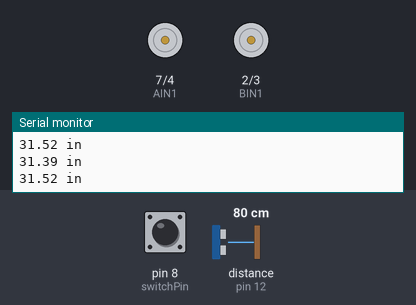
This sketch was run on a simulated Arduino Uno, built with avr-gcc and run on an emulated ATmega328P. Shown: motor-driver pin pairs drawn as motors (green arrow = first pin HIGH = forward, orange = second pin HIGH = backward, longer = more drive, scaled by the enable pin), the last lines printed to the serial monitor. Wiring (inferred from the names in the program): ultrasonic range finder: trigger pin 11; echo pin 12. The inputs (shaded band) are chosen by the test bench; at power-on: pin 8 (switchPin) HIGH, distance to the obstacle (sensor on pin 12) 80 cm. The echo pulse lasts 58.3 µs per cm.

Above: at 1.2 s.
1.3 s: pin 8 (switchPin) pulled LOW for 0.15 s
At 1.46 s:
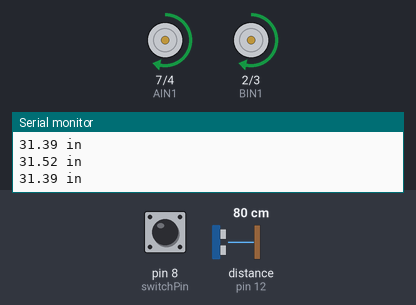
3.0 s: distance to the obstacle (sensor on pin 12) set to 250 cm
6.0 s: pin 8 (switchPin) pulled LOW for 3.2 s
At 10.4 s:
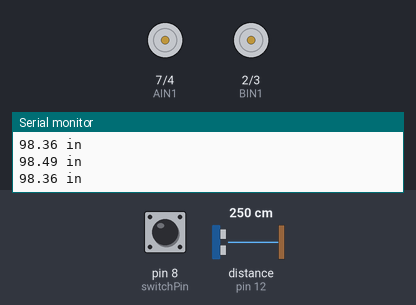
10.7 s: pin 8 (switchPin) pulsed LOW 2 times (0.12 s each, 0.3 s apart)
At 10.87 s:
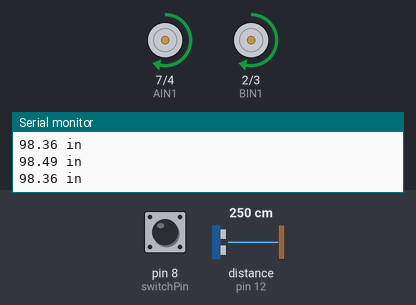
14.3 s: distance to the obstacle (sensor on pin 12) set to 2 cm
17.3 s: pin 8 (switchPin) pulled LOW for 1 s
At 17.98 s:
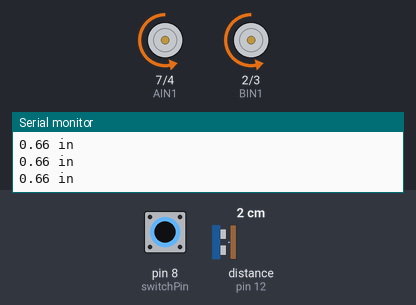
Timing chart, 0 to 20.3 s (numbered marks = the images above; inputs shaded):
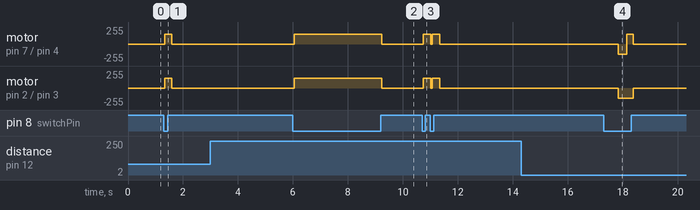

The sketch:

Drive.ino
```cpp
//full code of driving bot

//declarations
enum DIRECTION {fwd, rev, noDir};

// declares fwd and rev
//const int fwd = 1;
//const int rev = -1;
//other variables (constants)

//pins
// right motor
const int AIN1 = 7; // control motor pin A1
const int AIN2 = 4; // control motor pin A2
const int PWMA = 6; // control the A speed

// left motor
const int BIN1 = 2;  // control motor pin B1
const int BIN2 = 3;  // control motor pin B2
const int PWMB = 5;  // control the B speed

int switchPin = 8;   // start the program

int motorSpeed = 0;  // starting motor speed

const int trig = 11; //trigger pin
const int echo = 12; //echo pin


float distance = 0;  //start program with sensor data at 0
//functions
void stopMotors();
void spinRightMotor(int motorSpeed); // parameters  fwd/rev, speed, delay
void spinLeftMotor(int motorSpeed);
void driveForward();
void driveReverse();
void turnRight();
void turnLeft();
void rightTurnLED();
void leftTurnLED();
float getDistance();


void setup() {
  pinMode(switchPin, INPUT_PULLUP); // button

  pinMode(AIN1, OUTPUT);            // motor OUTPUTs
  pinMode(AIN2, OUTPUT);
  pinMode(PWMA, OUTPUT);
  pinMode(BIN1, OUTPUT);
  pinMode(BIN2, OUTPUT);
  pinMode(PWMB, OUTPUT);

  Serial.begin (9600);              //start the serial

  pinMode(trig, OUTPUT);            //pin is OUTPUT because trig is an INPUT on the sensor
  pinMode(echo, INPUT);             //pin is INPUT because echo is an OUTPUT on the sensor
}

void loop() {
  int switchOn = digitalRead(switchPin); // check to see if the switch is on
  distance = getDistance();              //check the sensor reading

  Serial.println(String(distance) + " in");   //print the distance
//  delay(100);      //delay between readings

  if (switchOn == LOW) { //switch is on
     if (distance < 10) {              //obstacledetected
//      spinRightMotor(distance*15);
//      spinLeftMotor(distance*15);
     //stop
      spinRightMotor(0);
      spinLeftMotor(0);
      delay(500);

      //back up
      spinRightMotor(-150);
      spinLeftMotor(-150);
      delay(300);

      //turn away right
      spinRightMotor(-150);
      spinLeftMotor(150);
      delay(200);
     }
     else {                          //no obstacle detected
      //Serial.println("hello");
      spinRightMotor(150);
      spinLeftMotor(150);
      delay(200);
     }
   }
   else {
//    stopMotors();
    spinRightMotor(0);
    spinLeftMotor(0);
   }
   delay(50);
}
void spinLeftMotor(int motorSpeed) { // this drives the motor
  if (motorSpeed > 0) {          // if the motor is given a positive speed
    digitalWrite(AIN1, HIGH);    //pin 1 is high
    digitalWrite(AIN2, LOW);     // pin 2 is low
  }
  else if (motorSpeed < 0) {     //if the motor should drive backwards (negative speed)
    digitalWrite(AIN1, LOW);     //set pin 1 to low
    digitalWrite(AIN2, HIGH);    //set pin 2 to high
  }
  else {                         //if the motor should stop
    digitalWrite(AIN1, LOW);     //set pin 1 to low
    digitalWrite(AIN2, LOW);     //set pin 2 to low
  }
  analogWrite(PWMA, abs(motorSpeed));//now that the motor direction is set, drive it at the entered speed
}

/*------------------ Right Motor ------------------*/
void spinRightMotor(int motorSpeed) { // this drives the motor
  if (motorSpeed > 0) {           // if the motor is given a positive speed
    digitalWrite(BIN1, HIGH);     //pin 1 is high
    digitalWrite(BIN2, LOW);      // pin 2 is low
  }
  else if (motorSpeed < 0) {      //if the motor should drive backwards (negative speed)
    digitalWrite(BIN1, LOW);      //set pin 1 to low
    digitalWrite(BIN2, HIGH);     //set pin 2 to high
  }
  else {                          //if the motor should stop
    digitalWrite(BIN1, LOW);      //set pin 1 to low
    digitalWrite(BIN2, LOW);      //set pin 2 to low
  }
  analogWrite(PWMB, abs(motorSpeed)); //now that the motor direction is set, drive it at the entered speed
}

float getDistance(){

  digitalWrite(trig, HIGH); //signal time
  delayMicroseconds(10);
  digitalWrite(trig, LOW);

  float echoTime = pulseIn(echo, HIGH);      //how long it takes for the signal to bounce back
  float calculateDistance = echoTime / 148.0;  //distance calculation

  return calculateDistance;              //returns the calculated distance to the getDistance function
}
//void stopMotors(){
//    spinRightMotor(0);
//    spinLeftMotor(0);
//}
```

Measured:
- after the input at 1.3 s, motor on pin 7 (AIN1) / pin 4 (AIN2), motor on pin 2 (BIN1) / pin 3 (BIN2): stopped → forward 150/255 at once, → stopped 0.26 s later
- after the input at 6.0 s, motor on pin 7 (AIN1) / pin 4 (AIN2), motor on pin 2 (BIN1) / pin 3 (BIN2): stopped → forward 150/255 after 0.05 s, → stopped 3.2 s later
- after the input at 10.7 s, motor on pin 7 (AIN1) / pin 4 (AIN2), motor on pin 2 (BIN1) / pin 3 (BIN2): alternates forward 150/255 for 0.27 s and stopped for 0.07 s, 4 changes in all, then stays stopped, starting at once
- after the input at 17.3 s, motor on pin 7 (AIN1) / pin 4 (AIN2): stopped → backward 150/255 after 0.54 s, → forward 150/255 0.30 s later, → stopped 0.25 s later; motor on pin 2 (BIN1) / pin 3 (BIN2): stopped → backward 150/255 after 0.54 s, → stopped 0.55 s later
